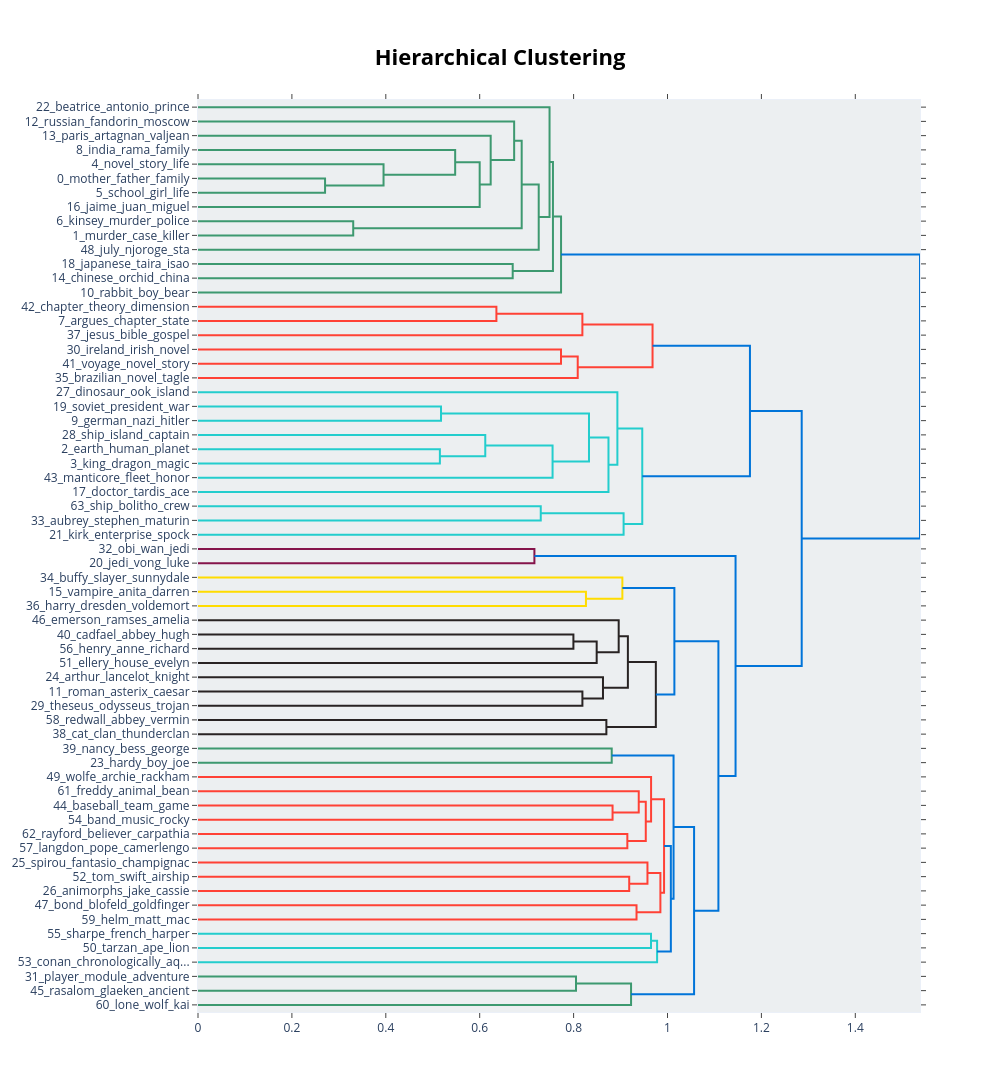

This figure's notebook cell:
### Markdown cell above
**Hierarchical clustering of topics**

Shows how topics can be grouped into larger clusters. Useful for identifying overarching themes in literature.

### Code cell
if 'topic_model' in locals():
    display(topic_model.visualize_hierarchy())

### Figure 1 — Plotly figure (JSON) as saved in the notebook; plotly's stock layout.template omitted (floating-point values rounded to 4 significant figures)
{"data": [{"hoverinfo": "text", "marker": {"color": "rgb(61,153,112)"}, "mode": "lines", "type": "scatter", "x": [0.0, 0.2706, 0.2706, 0.0], "xaxis": "x", "y": [-55.0, -55.0, -65.0, -65.0], "yaxis": "y"}, {"hoverinfo": "text", "marker": {"color": "rgb(61,153,112)"}, "mode": "lines", "type": "scatter", "x": [0.0, 0.3952, 0.3952, 0.2706], "xaxis": "x", "y": [-45.0, -45.0, -60.0, -60.0], "yaxis": "y"}, {"hoverinfo": "text", "marker": {"color": "rgb(61,153,112)"}, "mode": "lines", "type": "scatter", "x": [0.0, 0.5478, 0.5478, 0.3952], "xaxis": "x", "y": [-35.0, -35.0, -52.5, -52.5], "yaxis": "y"}, {"hoverinfo": "text", "marker": {"color": "rgb(61,153,112)"}, "mode": "lines", "type": "scatter", "x": [0.5478, 0.6, 0.6, 0.0], "xaxis": "x", "y": [-43.75, -43.75, -75.0, -75.0], "yaxis": "y"}, {"hoverinfo": "text", "marker": {"color": "rgb(61,153,112)"}, "mode": "lines", "type": "scatter", "x": [0.0, 0.6234, 0.6234, 0.6], "xaxis": "x", "y": [-25.0, -25.0, -59.38, -59.38], "yaxis": "y"}, {"hoverinfo": "text", "marker": {"color": "rgb(61,153,112)"}, "mode": "lines", "type": "scatter", "x": [0.0, 0.6734, 0.6734, 0.6234], "xaxis": "x", "y": [-15.0, -15.0, -42.19, -42.19], "yaxis": "y"}, {"hoverinfo": "text", "marker": {"color": "rgb(61,153,112)"}, "mode": "lines", "type": "scatter", "x": [0.0, 0.3306, 0.3306, 0.0], "xaxis": "x", "y": [-85.0, -85.0, -95.0, -95.0], "yaxis": "y"}, {"hoverinfo": "text", "marker": {"color": "rgb(61,153,112)"}, "mode": "lines", "type": "scatter", "x": [0.6734, 0.6894, 0.6894, 0.3306], "xaxis": "x", "y": [-28.59, -28.59, -90.0, -90.0], "yaxis": "y"}, {"hoverinfo": "text", "marker": {"color": "rgb(61,153,112)"}, "mode": "lines", "type": "scatter", "x": [0.6894, 0.7257, 0.7257, 0.0], "xaxis": "x", "y": [-59.3, -59.3, -105.0, -105.0], "yaxis": "y"}, {"hoverinfo": "text", "marker": {"color": "rgb(61,153,112)"}, "mode": "lines", "type": "scatter", "x": [0.0, 0.7488, 0.7488, 0.7257], "xaxis": "x", "y": [-5.0, -5.0, -82.15, -82.15], "yaxis": "y"}, {"hoverinfo": "text", "marker": {"color": "rgb(61,153,112)"}, "mode": "lines", "type": "scatter", "x": [0.0, 0.6703, 0.6703, 0.0], "xaxis": "x", "y": [-115.0, -115.0, -125.0, -125.0], "yaxis": "y"}, {"hoverinfo": "text", "marker": {"color": "rgb(61,153,112)"}, "mode": "lines", "type": "scatter", "x": [0.7488, 0.756, 0.756, 0.6703], "xaxis": "x", "y": [-43.57, -43.57, -120.0, -120.0], "yaxis": "y"}, {"hoverinfo": "text", "marker": {"color": "rgb(61,153,112)"}, "mode": "lines", "type": "scatter", "x": [0.756, 0.7733, 0.7733, 0.0], "xaxis": "x", "y": [-81.79, -81.79, -135.0, -135.0], "yaxis": "y"}, {"hoverinfo": "text", "marker": {"color": "rgb(255,65,54)"}, "mode": "lines", "type": "scatter", "x": [0.0, 0.6356, 0.6356, 0.0], "xaxis": "x", "y": [-145.0, -145.0, -155.0, -155.0], "yaxis": "y"}, {"hoverinfo": "text", "marker": {"color": "rgb(255,65,54)"}, "mode": "lines", "type": "scatter", "x": [0.6356, 0.8187, 0.8187, 0.0], "xaxis": "x", "y": [-150.0, -150.0, -165.0, -165.0], "yaxis": "y"}, {"hoverinfo": "text", "marker": {"color": "rgb(255,65,54)"}, "mode": "lines", "type": "scatter", "x": [0.0, 0.7732, 0.7732, 0.0], "xaxis": "x", "y": [-175.0, -175.0, -185.0, -185.0], "yaxis": "y"}, {"hoverinfo": "text", "marker": {"color": "rgb(255,65,54)"}, "mode": "lines", "type": "scatter", "x": [0.7732, 0.8088, 0.8088, 0.0], "xaxis": "x", "y": [-180.0, -180.0, -195.0, -195.0], "yaxis": "y"}, {"hoverinfo": "text", "marker": {"color": "rgb(255,65,54)"}, "mode": "lines", "type": "scatter", "x": [0.8187, 0.9682, 0.9682, 0.8088], "xaxis": "x", "y": [-157.5, -157.5, -187.5, -187.5], "yaxis": "y"}, {"hoverinfo": "text", "marker": {"color": "rgb(35,205,205)"}, "mode": "lines", "type": "scatter", "x": [0.0, 0.5176, 0.5176, 0.0], "xaxis": "x", "y": [-215.0, -215.0, -225.0, -225.0], "yaxis": "y"}, {"hoverinfo": "text", "marker": {"color": "rgb(35,205,205)"}, "mode": "lines", "type": "scatter", "x": [0.0, 0.5152, 0.5152, 0.0], "xaxis": "x", "y": [-245.0, -245.0, -255.0, -255.0], "yaxis": "y"}, {"hoverinfo": "text", "marker": {"color": "rgb(35,205,205)"}, "mode": "lines", "type": "scatter", "x": [0.0, 0.6119, 0.6119, 0.5152], "xaxis": "x", "y": [-235.0, -235.0, -250.0, -250.0], "yaxis": "y"}, {"hoverinfo": "text", "marker": {"color": "rgb(35,205,205)"}, "mode": "lines", "type": "scatter", "x": [0.6119, 0.7552, 0.7552, 0.0], "xaxis": "x", "y": [-242.5, -242.5, -265.0, -265.0], "yaxis": "y"}, {"hoverinfo": "text", "marker": {"color": "rgb(35,205,205)"}, "mode": "lines", "type": "scatter", "x": [0.5176, 0.8328, 0.8328, 0.7552], "xaxis": "x", "y": [-220.0, -220.0, -253.8, -253.8], "yaxis": "y"}, {"hoverinfo": "text", "marker": {"color": "rgb(35,205,205)"}, "mode": "lines", "type": "scatter", "x": [0.8328, 0.8743, 0.8743, 0.0], "xaxis": "x", "y": [-236.9, -236.9, -275.0, -275.0], "yaxis": "y"}, {"hoverinfo": "text", "marker": {"color": "rgb(35,205,205)"}, "mode": "lines", "type": "scatter", "x": [0.0, 0.8933, 0.8933, 0.8743], "xaxis": "x", "y": [-205.0, -205.0, -255.9, -255.9], "yaxis": "y"}, {"hoverinfo": "text", "marker": {"color": "rgb(35,205,205)"}, "mode": "lines", "type": "scatter", "x": [0.0, 0.73, 0.73, 0.0], "xaxis": "x", "y": [-285.0, -285.0, -295.0, -295.0], "yaxis": "y"}, {"hoverinfo": "text", "marker": {"color": "rgb(35,205,205)"}, "mode": "lines", "type": "scatter", "x": [0.73, 0.9065, 0.9065, 0.0], "xaxis": "x", "y": [-290.0, -290.0, -305.0, -305.0], "yaxis": "y"}, {"hoverinfo": "text", "marker": {"color": "rgb(35,205,205)"}, "mode": "lines", "type": "scatter", "x": [0.8933, 0.9462, 0.9462, 0.9065], "xaxis": "x", "y": [-230.5, -230.5, -297.5, -297.5], "yaxis": "y"}, {"hoverinfo": "text", "marker": {"color": "rgb(0,116,217)"}, "mode": "lines", "type": "scatter", "x": [0.9682, 1.176, 1.176, 0.9462], "xaxis": "x", "y": [-172.5, -172.5, -264.0, -264.0], "yaxis": "y"}, {"hoverinfo": "text", "marker": {"color": "rgb(133,20,75)"}, "mode": "lines", "type": "scatter", "x": [0.0, 0.7165, 0.7165, 0.0], "xaxis": "x", "y": [-315.0, -315.0, -325.0, -325.0], "yaxis": "y"}, {"hoverinfo": "text", "marker": {"color": "rgb(255,220,0)"}, "mode": "lines", "type": "scatter", "x": [0.0, 0.8263, 0.8263, 0.0], "xaxis": "x", "y": [-345.0, -345.0, -355.0, -355.0], "yaxis": "y"}, {"hoverinfo": "text", "marker": {"color": "rgb(255,220,0)"}, "mode": "lines", "type": "scatter", "x": [0.0, 0.9039, 0.9039, 0.8263], "xaxis": "x", "y": [-335.0, -335.0, -350.0, -350.0], "yaxis": "y"}, {"hoverinfo": "text", "marker": {"color": "rgb(40,35,35)"}, "mode": "lines", "type": "scatter", "x": [0.0, 0.7996, 0.7996, 0.0], "xaxis": "x", "y": [-375.0, -375.0, -385.0, -385.0], "yaxis": "y"}, {"hoverinfo": "text", "marker": {"color": "rgb(40,35,35)"}, "mode": "lines", "type": "scatter", "x": [0.7996, 0.8492, 0.8492, 0.0], "xaxis": "x", "y": [-380.0, -380.0, -395.0, -395.0], "yaxis": "y"}, {"hoverinfo": "text", "marker": {"color": "rgb(40,35,35)"}, "mode": "lines", "type": "scatter", "x": [0.0, 0.896, 0.896, 0.8492], "xaxis": "x", "y": [-365.0, -365.0, -387.5, -387.5], "yaxis": "y"}, {"hoverinfo": "text", "marker": {"color": "rgb(40,35,35)"}, "mode": "lines", "type": "scatter", "x": [0.0, 0.8188, 0.8188, 0.0], "xaxis": "x", "y": [-415.0, -415.0, -425.0, -425.0], "yaxis": "y"}, {"hoverinfo": "text", "marker": {"color": "rgb(40,35,35)"}, "mode": "lines", "type": "scatter", "x": [0.0, 0.8626, 0.8626, 0.8188], "xaxis": "x", "y": [-405.0, -405.0, -420.0, -420.0], "yaxis": "y"}, {"hoverinfo": "text", "marker": {"color": "rgb(40,35,35)"}, "mode": "lines", "type": "scatter", "x": [0.896, 0.9156, 0.9156, 0.8626], "xaxis": "x", "y": [-376.2, -376.2, -412.5, -412.5], "yaxis": "y"}, {"hoverinfo": "text", "marker": {"color": "rgb(40,35,35)"}, "mode": "lines", "type": "scatter", "x": [0.0, 0.8698, 0.8698, 0.0], "xaxis": "x", "y": [-435.0, -435.0, -445.0, -445.0], "yaxis": "y"}, {"hoverinfo": "text", "marker": {"color": "rgb(40,35,35)"}, "mode": "lines", "type": "scatter", "x": [0.9156, 0.9752, 0.9752, 0.8698], "xaxis": "x", "y": [-394.4, -394.4, -440.0, -440.0], "yaxis": "y"}, {"hoverinfo": "text", "marker": {"color": "rgb(0,116,217)"}, "mode": "lines", "type": "scatter", "x": [0.9039, 1.015, 1.015, 0.9752], "xaxis": "x", "y": [-342.5, -342.5, -417.2, -417.2], "yaxis": "y"}, {"hoverinfo": "text", "marker": {"color": "rgb(61,153,112)"}, "mode": "lines", "type": "scatter", "x": [0.0, 0.8812, 0.8812, 0.0], "xaxis": "x", "y": [-455.0, -455.0, -465.0, -465.0], "yaxis": "y"}, {"hoverinfo": "text", "marker": {"color": "rgb(255,65,54)"}, "mode": "lines", "type": "scatter", "x": [0.0, 0.883, 0.883, 0.0], "xaxis": "x", "y": [-495.0, -495.0, -505.0, -505.0], "yaxis": "y"}, {"hoverinfo": "text", "marker": {"color": "rgb(255,65,54)"}, "mode": "lines", "type": "scatter", "x": [0.0, 0.9387, 0.9387, 0.883], "xaxis": "x", "y": [-485.0, -485.0, -500.0, -500.0], "yaxis": "y"}, {"hoverinfo": "text", "marker": {"color": "rgb(255,65,54)"}, "mode": "lines", "type": "scatter", "x": [0.0, 0.9145, 0.9145, 0.0], "xaxis": "x", "y": [-515.0, -515.0, -525.0, -525.0], "yaxis": "y"}, {"hoverinfo": "text", "marker": {"color": "rgb(255,65,54)"}, "mode": "lines", "type": "scatter", "x": [0.9387, 0.9537, 0.9537, 0.9145], "xaxis": "x", "y": [-492.5, -492.5, -520.0, -520.0], "yaxis": "y"}, {"hoverinfo": "text", "marker": {"color": "rgb(255,65,54)"}, "mode": "lines", "type": "scatter", "x": [0.0, 0.965, 0.965, 0.9537], "xaxis": "x", "y": [-475.0, -475.0, -506.2, -506.2], "yaxis": "y"}, {"hoverinfo": "text", "marker": {"color": "rgb(255,65,54)"}, "mode": "lines", "type": "scatter", "x": [0.0, 0.9185, 0.9185, 0.0], "xaxis": "x", "y": [-545.0, -545.0, -555.0, -555.0], "yaxis": "y"}, {"hoverinfo": "text", "marker": {"color": "rgb(255,65,54)"}, "mode": "lines", "type": "scatter", "x": [0.0, 0.9573, 0.9573, 0.9185], "xaxis": "x", "y": [-535.0, -535.0, -550.0, -550.0], "yaxis": "y"}, {"hoverinfo": "text", "marker": {"color": "rgb(255,65,54)"}, "mode": "lines", "type": "scatter", "x": [0.0, 0.934, 0.934, 0.0], "xaxis": "x", "y": [-565.0, -565.0, -575.0, -575.0], "yaxis": "y"}, {"hoverinfo": "text", "marker": {"color": "rgb(255,65,54)"}, "mode": "lines", "type": "scatter", "x": [0.9573, 0.9849, 0.9849, 0.934], "xaxis": "x", "y": [-542.5, -542.5, -570.0, -570.0], "yaxis": "y"}, {"hoverinfo": "text", "marker": {"color": "rgb(255,65,54)"}, "mode": "lines", "type": "scatter", "x": [0.965, 0.9927, 0.9927, 0.9849], "xaxis": "x", "y": [-490.6, -490.6, -556.2, -556.2], "yaxis": "y"}, {"hoverinfo": "text", "marker": {"color": "rgb(35,205,205)"}, "mode": "lines", "type": "scatter", "x": [0.0, 0.9649, 0.9649, 0.0], "xaxis": "x", "y": [-585.0, -585.0, -595.0, -595.0], "yaxis": "y"}, {"hoverinfo": "text", "marker": {"color": "rgb(35,205,205)"}, "mode": "lines", "type": "scatter", "x": [0.9649, 0.9778, 0.9778, 0.0], "xaxis": "x", "y": [-590.0, -590.0, -605.0, -605.0], "yaxis": "y"}, {"hoverinfo": "text", "marker": {"color": "rgb(0,116,217)"}, "mode": "lines", "type": "scatter", "x": [0.9927, 1.007, 1.007, 0.9778], "xaxis": "x", "y": [-523.4, -523.4, -597.5, -597.5], "yaxis": "y"}, {"hoverinfo": "text", "marker": {"color": "rgb(0,116,217)"}, "mode": "lines", "type": "scatter", "x": [0.8812, 1.013, 1.013, 1.007], "xaxis": "x", "y": [-460.0, -460.0, -560.5, -560.5], "yaxis": "y"}, {"hoverinfo": "text", "marker": {"color": "rgb(61,153,112)"}, "mode": "lines", "type": "scatter", "x": [0.0, 0.8051, 0.8051, 0.0], "xaxis": "x", "y": [-615.0, -615.0, -625.0, -625.0], "yaxis": "y"}, {"hoverinfo": "text", "marker": {"color": "rgb(61,153,112)"}, "mode": "lines", "type": "scatter", "x": [0.8051, 0.9224, 0.9224, 0.0], "xaxis": "x", "y": [-620.0, -620.0, -635.0, -635.0], "yaxis": "y"}, {"hoverinfo": "text", "marker": {"color": "rgb(0,116,217)"}, "mode": "lines", "type": "scatter", "x": [1.013, 1.057, 1.057, 0.9224], "xaxis": "x", "y": [-510.2, -510.2, -627.5, -627.5], "yaxis": "y"}, {"hoverinfo": "text", "marker": {"color": "rgb(0,116,217)"}, "mode": "lines", "type": "scatter", "x": [1.015, 1.108, 1.108, 1.057], "xaxis": "x", "y": [-379.8, -379.8, -568.9, -568.9], "yaxis": "y"}, {"hoverinfo": "text", "marker": {"color": "rgb(0,116,217)"}, "mode": "lines", "type": "scatter", "x": [0.7165, 1.145, 1.145, 1.108], "xaxis": "x", "y": [-320.0, -320.0, -474.4, -474.4], "yaxis": "y"}, {"hoverinfo": "text", "marker": {"color": "rgb(0,116,217)"}, "mode": "lines", "type": "scatter", "x": [1.176, 1.286, 1.286, 1.145], "xaxis": "x", "y": [-218.2, -218.2, -397.2, -397.2], "yaxis": "y"}, {"hoverinfo": "text", "marker": {"color": "rgb(0,116,217)"}, "mode": "lines", "type": "scatter", "x": [0.7733, 1.538, 1.538, 1.286], "xaxis": "x", "y": [-108.4, -108.4, -307.7, -307.7], "yaxis": "y"}], "layout": {"autosize": false, "height": 1160, "hoverlabel": {"bgcolor": "white", "font": {"family": "Rockwell", "size": 16}}, "hovermode": "closest", "plot_bgcolor": "#ECEFF1", "showlegend": false, "title": {"font": {"color": "Black", "size": 22}, "text": "<b>Hierarchical Clustering</b>", "x": 0.5, "xanchor": "center", "yanchor": "top"}, "width": 1000, "xaxis": {"mirror": "allticks", "rangemode": "tozero", "showgrid": false, "showline": true, "showticklabels": true, "ticks": "outside", "type": "linear", "zeroline": false}, "yaxis": {"mirror": "allticks", "range": [-640, 0], "rangemode": "tozero", "showgrid": false, "showline": true, "showticklabels": true, "tickmode": "array", "ticks": "outside", "ticktext": ["22_beatrice_antonio_prince", "12_russian_fandorin_moscow", "13_paris_artagnan_valjean", "8_india_rama_family", "4_novel_story_life", "0_mother_father_family", "5_school_girl_life", "16_jaime_juan_miguel", "6_kinsey_murder_police", "1_murder_case_killer", "48_july_njoroge_sta", "18_japanese_taira_isao", "14_chinese_orchid_china", "10_rabbit_boy_bear", "42_chapter_theory_dimension", "7_argues_chapter_state", "37_jesus_bible_gospel", "30_ireland_irish_novel", "41_voyage_novel_story", "35_brazilian_novel_tagle", "27_dinosaur_ook_island", "19_soviet_president_war", "9_german_nazi_hitler", "28_ship_island_captain", "2_earth_human_planet", "3_king_dragon_magic", "43_manticore_fleet_honor", "17_doctor_tardis_ace", "63_ship_bolitho_crew", "33_aubrey_stephen_maturin", "21_kirk_enterprise_spock", "32_obi_wan_jedi", "20_jedi_vong_luke", "34_buffy_slayer_sunnydale", "15_vampire_anita_darren", "36_harry_dresden_voldemort", "46_emerson_ramses_amelia", "40_cadfael_abbey_hugh", "56_henry_anne_richard", "51_ellery_house_evelyn", "24_arthur_lancelot_knight", "11_roman_asterix_caesar", "29_theseus_odysseus_trojan", "58_redwall_abbey_vermin", "38_cat_clan_thunderclan", "39_nancy_bess_george", "23_hardy_boy_joe", "49_wolfe_archie_rackham", "61_freddy_animal_bean", "44_baseball_team_game", "54_band_music_rocky", "62_rayford_believer_carpathia", "57_langdon_pope_camerlengo", "25_spirou_fantasio_champignac", "52_tom_swift_airship", "26_animorphs_jake_cassie", "47_bond_blofeld_goldfinger", "59_helm_matt_mac", "55_sharpe_french_harper", "50_tarzan_ape_lion", "53_conan_chronologically_aq...", "31_player_module_adventure", "45_rasalom_glaeken_ancient", "60_lone_wolf_kai"], "tickvals": [-5, -15, -25, -35, -45, -55, -65, -75, -85, -95, -105, -115, -125, -135, -145, -155, -165, -175, -185, -195, -205, -215, -225, -235, -245, -255, -265, -275, -285, -295, -305, -315, -325, -335, -345, -355, -365, -375, -385, -395, -405, -415, -425, -435, -445, -455, -465, -475, -485, -495, -505, -515, -525, -535, -545, -555, -565, -575, -585, -595, -605, -615, -625, -635], "type": "linear", "zeroline": false}}}
